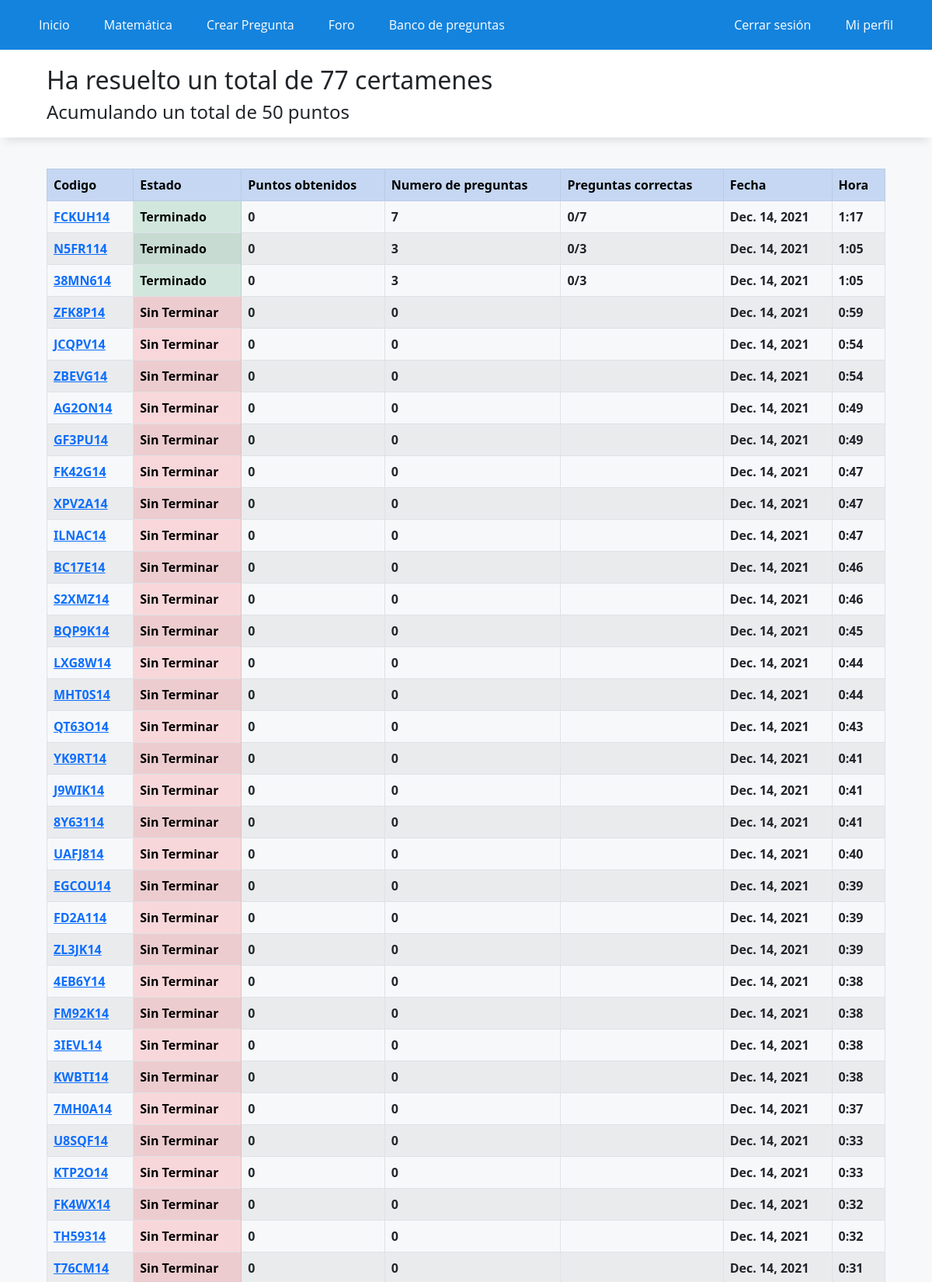
Screenshot of /historial/ (signed in, upper part) with the database file from the repository.
### WebApp/models.py (models this page shows)
class historialCertamen(models.Model):
    id_usuario = models.IntegerField()
    id_preguntas = models.CharField(max_length=300)
    fecha = models.DateField(auto_now_add=True)
    hora = models.TimeField(auto_now_add=True)
    estado = models.BooleanField(default=False)
    id_certamen = models.CharField(max_length=20, default="")
    n_preguntas = models.IntegerField(default=0)
    n_correctas = models.CharField(max_length=20, default="")
    puntos = models.IntegerField(default=0)
    alternativa_marcadas = models.CharField(max_length=100, default="")
    hora_termino = models.CharField(max_length=11, default="")

### WebApp/views.py (the view)
# urls.py: path('historial/',registro_certamenes, name="historial"),
def registro_certamenes(request):
    certamenes = historialCertamen.objects.filter(id_usuario=request.user.id).order_by('-id')
    data= {
        'puntos': profile.objects.get(name_id=request.user.id).punctuation,
        'certamenes': certamenes,
        'n_certamenes': certamenes.count(),
    }
    return render(request,'app/registro_certamenes.html',data)

### WebApp/templates/app/registro_certamenes.html (shortened to what this page needs)
{% extends 'app/base.html' %}
{% load static %}
{% block contenido %}
<div class="titulo">
    <h2>Ha resuelto un total de {{n_certamenes}} certamenes</h2>
    <h4>Acumulando un total de {{puntos}} puntos</h4>
</div>
<div class="elContenedor">
    <table class="table table-striped table-bordered">
        <tr class="table-primary">
            <th>Codigo</th>
            <th>Estado</th>
            <th>Puntos obtenidos</th>
            <th>Numero de preguntas</th>
            <th>Preguntas correctas</th>
            <th>Fecha</th>
            <th>Hora</th>
        </tr>
        {% for certamen in certamenes %}
        <tr>
            <th><a href="/certamen/?id={{certamen.id_certamen}}">{{certamen.id_certamen}}</a></th>
            {% if certamen.estado %}
            <th class="table-success">Terminado</th>
            {% else %}
            <th class="table-danger">Sin Terminar</th>
            {% endif %}
            <th>{{certamen.puntos}}</th>
            <th>{{certamen.n_preguntas}}</th>
            <th>{{certamen.n_correctas}}</th>
            <th>{{certamen.fecha}}</th>
            {% if certamen.hora.minute < 10  %}
                <th>{{certamen.hora.hour}}:0{{certamen.hora.minute}}</th>
            {% else %}
                <th>{{certamen.hora.hour}}:{{certamen.hora.minute}}</th>
            {% endif %}
        </tr>
        {% endfor %}
    </table>
</div>
{% endblock %}

### WebApp/static/app/css/styles.css (style rules this page uses)
* { margin: 0; padding: 0; -webkit-box-sizing: border-box; -moz-box-sizing: border-box; box-sizing: border-box; }
body { background: rgb(247,248,250); }
.titulo { box-shadow: 0px 10px 10px -6px rgb(222,223,225); background-color: white; padding-top: 20px; padding-bottom: 10px; padding-left: 5%; margin-bottom: 40px; width: 100%; }
.elContenedor { width: 90%; padding-top: 0px; margin:auto; }

### rows the page displays
historialCertamen: id_certamen "FCKUH14", estado "Terminado", puntos "0", n_preguntas "7", n_correctas "0/7", fecha "Dec. 14, 2021", hora.hour "1", hora.minute "17"
historialCertamen: id_certamen "N5FR114", estado "Terminado", puntos "0", n_preguntas "3", n_correctas "0/3", fecha "Dec. 14, 2021", hora.hour "1", hora.minute "5"
historialCertamen: id_certamen "38MN614", estado "Terminado", puntos "0", n_preguntas "3", n_correctas "0/3", fecha "Dec. 14, 2021", hora.hour "1", hora.minute "5"
historialCertamen: id_certamen "ZFK8P14", estado "Sin Terminar", puntos "0", n_preguntas "0", fecha "Dec. 14, 2021", hora.hour "0", hora.minute "59"
historialCertamen: id_certamen "JCQPV14", estado "Sin Terminar", puntos "0", n_preguntas "0", fecha "Dec. 14, 2021", hora.hour "0", hora.minute "54"
historialCertamen: id_certamen "ZBEVG14", estado "Sin Terminar", puntos "0", n_preguntas "0", fecha "Dec. 14, 2021", hora.hour "0", hora.minute "54"
historialCertamen: id_certamen "AG2ON14", estado "Sin Terminar", puntos "0", n_preguntas "0", fecha "Dec. 14, 2021", hora.hour "0", hora.minute "49"
historialCertamen: id_certamen "GF3PU14", estado "Sin Terminar", puntos "0", n_preguntas "0", fecha "Dec. 14, 2021", hora.hour "0", hora.minute "49"
historialCertamen: id_certamen "FK42G14", estado "Sin Terminar", puntos "0", n_preguntas "0", fecha "Dec. 14, 2021", hora.hour "0", hora.minute "47"
historialCertamen: id_certamen "XPV2A14", estado "Sin Terminar", puntos "0", n_preguntas "0", fecha "Dec. 14, 2021", hora.hour "0", hora.minute "47"
historialCertamen: id_certamen "ILNAC14", estado "Sin Terminar", puntos "0", n_preguntas "0", fecha "Dec. 14, 2021", hora.hour "0", hora.minute "47"
historialCertamen: id_certamen "BC17E14", estado "Sin Terminar", puntos "0", n_preguntas "0", fecha "Dec. 14, 2021", hora.hour "0", hora.minute "46"
historialCertamen: id_certamen "S2XMZ14", estado "Sin Terminar", puntos "0", n_preguntas "0", fecha "Dec. 14, 2021", hora.hour "0", hora.minute "46"
historialCertamen: id_certamen "BQP9K14", estado "Sin Terminar", puntos "0", n_preguntas "0", fecha "Dec. 14, 2021", hora.hour "0", hora.minute "45"
historialCertamen: id_certamen "LXG8W14", estado "Sin Terminar", puntos "0", n_preguntas "0", fecha "Dec. 14, 2021", hora.hour "0", hora.minute "44"
historialCertamen: id_certamen "MHT0S14", estado "Sin Terminar", puntos "0", n_preguntas "0", fecha "Dec. 14, 2021", hora.hour "0", hora.minute "44"
historialCertamen: id_certamen "QT63O14", estado "Sin Terminar", puntos "0", n_preguntas "0", fecha "Dec. 14, 2021", hora.hour "0", hora.minute "43"
historialCertamen: id_certamen "YK9RT14", estado "Sin Terminar", puntos "0", n_preguntas "0", fecha "Dec. 14, 2021", hora.hour "0", hora.minute "41"
historialCertamen: id_certamen "J9WIK14", estado "Sin Terminar", puntos "0", n_preguntas "0", fecha "Dec. 14, 2021", hora.hour "0", hora.minute "41"
historialCertamen: id_certamen "8Y63114", estado "Sin Terminar", puntos "0", n_preguntas "0", fecha "Dec. 14, 2021", hora.hour "0", hora.minute "41"
historialCertamen: id_certamen "UAFJ814", estado "Sin Terminar", puntos "0", n_preguntas "0", fecha "Dec. 14, 2021", hora.hour "0", hora.minute "40"
historialCertamen: id_certamen "EGCOU14", estado "Sin Terminar", puntos "0", n_preguntas "0", fecha "Dec. 14, 2021", hora.hour "0", hora.minute "39"
historialCertamen: id_certamen "FD2A114", estado "Sin Terminar", puntos "0", n_preguntas "0", fecha "Dec. 14, 2021", hora.hour "0", hora.minute "39"
historialCertamen: id_certamen "ZL3JK14", estado "Sin Terminar", puntos "0", n_preguntas "0", fecha "Dec. 14, 2021", hora.hour "0", hora.minute "39"
historialCertamen: id_certamen "4EB6Y14", estado "Sin Terminar", puntos "0", n_preguntas "0", fecha "Dec. 14, 2021", hora.hour "0", hora.minute "38"
historialCertamen: id_certamen "FM92K14", estado "Sin Terminar", puntos "0", n_preguntas "0", fecha "Dec. 14, 2021", hora.hour "0", hora.minute "38"
historialCertamen: id_certamen "3IEVL14", estado "Sin Terminar", puntos "0", n_preguntas "0", fecha "Dec. 14, 2021", hora.hour "0", hora.minute "38"
historialCertamen: id_certamen "KWBTI14", estado "Sin Terminar", puntos "0", n_preguntas "0", fecha "Dec. 14, 2021", hora.hour "0", hora.minute "38"
historialCertamen: id_certamen "7MH0A14", estado "Sin Terminar", puntos "0", n_preguntas "0", fecha "Dec. 14, 2021", hora.hour "0", hora.minute "37"
historialCertamen: id_certamen "U8SQF14", estado "Sin Terminar", puntos "0", n_preguntas "0", fecha "Dec. 14, 2021", hora.hour "0", hora.minute "33"
historialCertamen: id_certamen "KTP2O14", estado "Sin Terminar", puntos "0", n_preguntas "0", fecha "Dec. 14, 2021", hora.hour "0", hora.minute "33"
historialCertamen: id_certamen "FK4WX14", estado "Sin Terminar", puntos "0", n_preguntas "0", fecha "Dec. 14, 2021", hora.hour "0", hora.minute "32"
historialCertamen: id_certamen "TH59314", estado "Sin Terminar", puntos "0", n_preguntas "0", fecha "Dec. 14, 2021", hora.hour "0", hora.minute "32"
historialCertamen: id_certamen "T76CM14", estado "Sin Terminar", puntos "0", n_preguntas "0", fecha "Dec. 14, 2021", hora.hour "0", hora.minute "31"

### other values shown
{{ n_certamenes }} "77"
{{ puntos }} "50"
